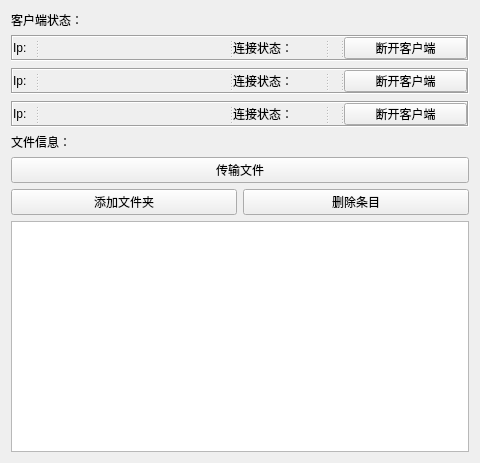
<?xml version="1.0" encoding="UTF-8"?>
<ui version="4.0">
 <class>Widget</class>
 <widget class="QWidget" name="Widget">
  <property name="geometry">
   <rect>
    <x>0</x>
    <y>0</y>
    <width>480</width>
    <height>463</height>
   </rect>
  </property>
  <property name="windowTitle">
   <string>Widget</string>
  </property>
  <layout class="QGridLayout" name="gridLayout_2">
   <item row="0" column="0">
    <layout class="QGridLayout" name="gridLayout">
     <item row="0" column="0">
      <widget class="QLabel" name="label_5">
       <property name="sizePolicy">
        <sizepolicy hsizetype="Minimum" vsizetype="Fixed">
         <horstretch>0</horstretch>
         <verstretch>0</verstretch>
        </sizepolicy>
       </property>
       <property name="text">
        <string>客户端状态：</string>
       </property>
      </widget>
     </item>
     <item row="1" column="0">
      <layout class="QVBoxLayout" name="verticalLayout_2">
       <property name="spacing">
        <number>7</number>
       </property>
       <item>
        <widget class="QSplitter" name="splitter">
         <property name="sizePolicy">
          <sizepolicy hsizetype="Minimum" vsizetype="Fixed">
           <horstretch>0</horstretch>
           <verstretch>0</verstretch>
          </sizepolicy>
         </property>
         <property name="frameShape">
          <enum>QFrame::Box</enum>
         </property>
         <property name="frameShadow">
          <enum>QFrame::Sunken</enum>
         </property>
         <property name="orientation">
          <enum>Qt::Horizontal</enum>
         </property>
         <widget class="QLabel" name="ClientIP1">
          <property name="sizePolicy">
           <sizepolicy hsizetype="Minimum" vsizetype="Fixed">
            <horstretch>0</horstretch>
            <verstretch>0</verstretch>
           </sizepolicy>
          </property>
          <property name="text">
           <string>Ip:</string>
          </property>
         </widget>
         <widget class="QLabel" name="LBDisplayIP1">
          <property name="sizePolicy">
           <sizepolicy hsizetype="Minimum" vsizetype="Fixed">
            <horstretch>0</horstretch>
            <verstretch>0</verstretch>
           </sizepolicy>
          </property>
          <property name="minimumSize">
           <size>
            <width>124</width>
            <height>0</height>
           </size>
          </property>
          <property name="text">
           <string/>
          </property>
         </widget>
         <widget class="QLabel" name="label">
          <property name="sizePolicy">
           <sizepolicy hsizetype="Minimum" vsizetype="Fixed">
            <horstretch>0</horstretch>
            <verstretch>0</verstretch>
           </sizepolicy>
          </property>
          <property name="frameShape">
           <enum>QFrame::NoFrame</enum>
          </property>
          <property name="text">
           <string>连接状态：</string>
          </property>
         </widget>
         <widget class="QLabel" name="LBstate1">
          <property name="sizePolicy">
           <sizepolicy hsizetype="Fixed" vsizetype="Fixed">
            <horstretch>0</horstretch>
            <verstretch>0</verstretch>
           </sizepolicy>
          </property>
          <property name="text">
           <string/>
          </property>
         </widget>
         <widget class="QPushButton" name="ClientPB1">
          <property name="sizePolicy">
           <sizepolicy hsizetype="Minimum" vsizetype="Fixed">
            <horstretch>0</horstretch>
            <verstretch>0</verstretch>
           </sizepolicy>
          </property>
          <property name="text">
           <string>断开客户端</string>
          </property>
         </widget>
        </widget>
       </item>
       <item>
        <widget class="QSplitter" name="splitter_2">
         <property name="sizePolicy">
          <sizepolicy hsizetype="Minimum" vsizetype="Fixed">
           <horstretch>0</horstretch>
           <verstretch>0</verstretch>
          </sizepolicy>
         </property>
         <property name="frameShape">
          <enum>QFrame::Box</enum>
         </property>
         <property name="frameShadow">
          <enum>QFrame::Sunken</enum>
         </property>
         <property name="orientation">
          <enum>Qt::Horizontal</enum>
         </property>
         <widget class="QLabel" name="ClientIP2">
          <property name="sizePolicy">
           <sizepolicy hsizetype="Minimum" vsizetype="Fixed">
            <horstretch>0</horstretch>
            <verstretch>0</verstretch>
           </sizepolicy>
          </property>
          <property name="text">
           <string>Ip:</string>
          </property>
         </widget>
         <widget class="QLabel" name="LBDisplayIP2">
          <property name="sizePolicy">
           <sizepolicy hsizetype="Minimum" vsizetype="Fixed">
            <horstretch>0</horstretch>
            <verstretch>0</verstretch>
           </sizepolicy>
          </property>
          <property name="minimumSize">
           <size>
            <width>124</width>
            <height>0</height>
           </size>
          </property>
          <property name="text">
           <string/>
          </property>
         </widget>
         <widget class="QLabel" name="label_2">
          <property name="sizePolicy">
           <sizepolicy hsizetype="Minimum" vsizetype="Fixed">
            <horstretch>0</horstretch>
            <verstretch>0</verstretch>
           </sizepolicy>
          </property>
          <property name="text">
           <string>连接状态：</string>
          </property>
         </widget>
         <widget class="QLabel" name="LBstate2">
          <property name="sizePolicy">
           <sizepolicy hsizetype="Fixed" vsizetype="Fixed">
            <horstretch>0</horstretch>
            <verstretch>0</verstretch>
           </sizepolicy>
          </property>
          <property name="text">
           <string/>
          </property>
         </widget>
         <widget class="QPushButton" name="ClientPB2">
          <property name="sizePolicy">
           <sizepolicy hsizetype="Minimum" vsizetype="Fixed">
            <horstretch>0</horstretch>
            <verstretch>0</verstretch>
           </sizepolicy>
          </property>
          <property name="text">
           <string>断开客户端</string>
          </property>
         </widget>
        </widget>
       </item>
       <item>
        <widget class="QSplitter" name="splitter_3">
         <property name="sizePolicy">
          <sizepolicy hsizetype="Minimum" vsizetype="Fixed">
           <horstretch>0</horstretch>
           <verstretch>0</verstretch>
          </sizepolicy>
         </property>
         <property name="frameShape">
          <enum>QFrame::Box</enum>
         </property>
         <property name="frameShadow">
          <enum>QFrame::Sunken</enum>
         </property>
         <property name="orientation">
          <enum>Qt::Horizontal</enum>
         </property>
         <widget class="QLabel" name="ClientIP3">
          <property name="sizePolicy">
           <sizepolicy hsizetype="Minimum" vsizetype="Fixed">
            <horstretch>0</horstretch>
            <verstretch>0</verstretch>
           </sizepolicy>
          </property>
          <property name="text">
           <string>Ip:</string>
          </property>
         </widget>
         <widget class="QLabel" name="LBDisplayIP3">
          <property name="sizePolicy">
           <sizepolicy hsizetype="Minimum" vsizetype="Fixed">
            <horstretch>0</horstretch>
            <verstretch>0</verstretch>
           </sizepolicy>
          </property>
          <property name="minimumSize">
           <size>
            <width>124</width>
            <height>0</height>
           </size>
          </property>
          <property name="text">
           <string/>
          </property>
         </widget>
         <widget class="QLabel" name="label_3">
          <property name="sizePolicy">
           <sizepolicy hsizetype="Fixed" vsizetype="Fixed">
            <horstretch>0</horstretch>
            <verstretch>0</verstretch>
           </sizepolicy>
          </property>
          <property name="text">
           <string>连接状态：</string>
          </property>
         </widget>
         <widget class="QLabel" name="LBstate3">
          <property name="sizePolicy">
           <sizepolicy hsizetype="Minimum" vsizetype="Fixed">
            <horstretch>0</horstretch>
            <verstretch>0</verstretch>
           </sizepolicy>
          </property>
          <property name="text">
           <string/>
          </property>
         </widget>
         <widget class="QPushButton" name="ClientPB3">
          <property name="sizePolicy">
           <sizepolicy hsizetype="Minimum" vsizetype="Fixed">
            <horstretch>0</horstretch>
            <verstretch>0</verstretch>
           </sizepolicy>
          </property>
          <property name="text">
           <string>断开客户端</string>
          </property>
         </widget>
        </widget>
       </item>
      </layout>
     </item>
     <item row="2" column="0">
      <widget class="QLabel" name="label_4">
       <property name="sizePolicy">
        <sizepolicy hsizetype="Minimum" vsizetype="Fixed">
         <horstretch>0</horstretch>
         <verstretch>0</verstretch>
        </sizepolicy>
       </property>
       <property name="text">
        <string>文件信息：</string>
       </property>
      </widget>
     </item>
     <item row="3" column="0">
      <layout class="QVBoxLayout" name="verticalLayout">
       <item>
        <widget class="QPushButton" name="pushButton">
         <property name="text">
          <string>传输文件</string>
         </property>
        </widget>
       </item>
       <item>
        <layout class="QHBoxLayout" name="horizontalLayout_4">
         <item>
          <widget class="QPushButton" name="AddFilePB">
           <property name="text">
            <string>添加文件夹</string>
           </property>
          </widget>
         </item>
         <item>
          <widget class="QPushButton" name="DelFilePB">
           <property name="text">
            <string>删除条目</string>
           </property>
          </widget>
         </item>
        </layout>
       </item>
      </layout>
     </item>
     <item row="4" column="0">
      <widget class="QListWidget" name="listWidget"/>
     </item>
    </layout>
   </item>
  </layout>
 </widget>
 <layoutdefault spacing="6" margin="11"/>
 <resources/>
 <connections/>
</ui>
